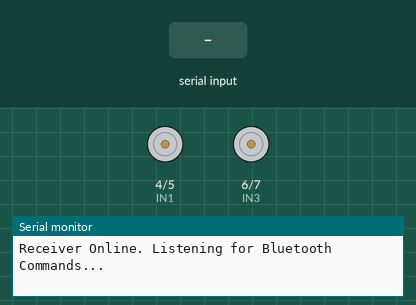
The sketch below on a simulated Arduino Uno, built with avr-gcc and run on an emulated ATmega328P. On the bench: motor-driver pin pairs drawn as motors (green arrow = first pin HIGH = forward, orange = second pin HIGH = backward, longer = more drive, scaled by the enable pin), the last lines printed to the serial monitor. Inputs (shaded band) come from the test bench.

Above: at 1.2 s.
1.3 s: "F" received over the second serial link
At 2.5 s:
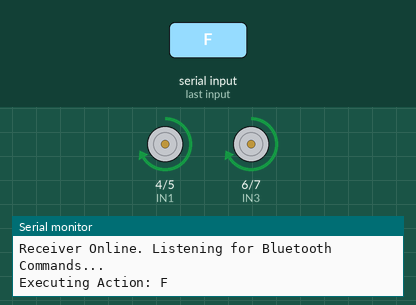
2.8 s: "B" received over the second serial link
At 3.7 s:
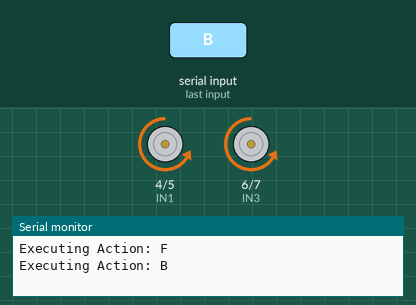
4.3 s: "L" received over the second serial link
At 4.8 s:
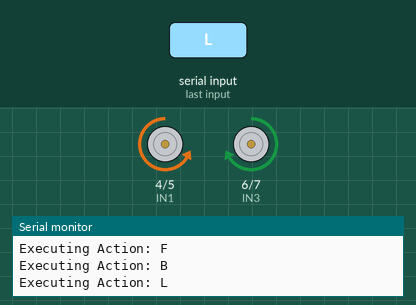
5.8 s: "R" received over the second serial link
At 7.2 s:
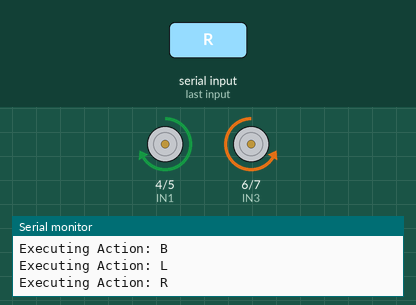
Timing chart, 0 to 8.3 s (numbered marks = the images above; inputs shaded):
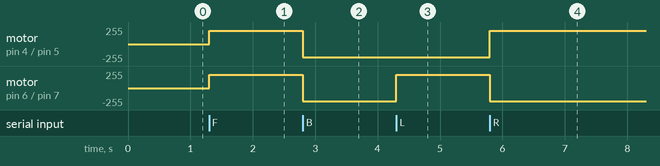

Measured:
- after the input at 1.3 s, motor on pin 4 (IN1) / pin 5 (IN2), motor on pin 6 (IN3) / pin 7 (IN4): stopped → forward 200/255 at once
- after the input at 2.8 s, motor on pin 4 (IN1) / pin 5 (IN2), motor on pin 6 (IN3) / pin 7 (IN4): forward 200/255 → backward 200/255 at once
- after the input at 4.3 s, motor on pin 6 (IN3) / pin 7 (IN4): backward 200/255 → forward 200/255 at once
- after the input at 5.8 s, motor on pin 4 (IN1) / pin 5 (IN2): backward 200/255 → forward 200/255 at once; motor on pin 6 (IN3) / pin 7 (IN4): forward 200/255 → backward 200/255 at once

The sketch:

Car_Receiver.ino
```cpp
#include <SoftwareSerial.h>

// SoftwareSerial setup: RX = Pin 2, TX = Pin 3
SoftwareSerial BT(2, 3);

// L298N Pin Definitions
const int ENA = 9;  // Left Motor Speed (PWM)
const int IN1 = 4;  // Left Motor Direction
const int IN2 = 5;  // Left Motor Direction
const int IN3 = 6;  // Right Motor Direction
const int IN4 = 7;  // Right Motor Direction
const int ENB = 10; // Right Motor Speed (PWM)

// Default speed setting (0 to 255)
int carSpeed = 200;

void setup() {
  pinMode(ENA, OUTPUT);
  pinMode(IN1, OUTPUT);
  pinMode(IN2, OUTPUT);
  pinMode(IN3, OUTPUT);
  pinMode(IN4, OUTPUT);
  pinMode(ENB, OUTPUT);

  stopCar(); // Ensure motors start in an off state

  Serial.begin(9600);
  BT.begin(9600);
  Serial.println("Receiver Online. Listening for Bluetooth Commands...");
}

void loop() {
  if (BT.available()) {
    char command = BT.read();
    Serial.print("Executing Action: ");
    Serial.println(command);

    if (command == 'F') moveForward();
    else if (command == 'B') moveBackward();
    else if (command == 'L') turnLeft();
    else if (command == 'R') turnRight();
    else if (command == 'S') stopCar();
  }
}

void moveForward() {
  analogWrite(ENA, carSpeed);
  digitalWrite(IN1, HIGH);
  digitalWrite(IN2, LOW);
  digitalWrite(IN3, HIGH);
  digitalWrite(IN4, LOW);
  analogWrite(ENB, carSpeed);
}

void moveBackward() {
  analogWrite(ENA, carSpeed);
  digitalWrite(IN1, LOW);
  digitalWrite(IN2, HIGH);
  digitalWrite(IN3, LOW);
  digitalWrite(IN4, HIGH);
  analogWrite(ENB, carSpeed);
}

void turnLeft() {
  analogWrite(ENA, carSpeed);
  digitalWrite(IN1, LOW);
  digitalWrite(IN2, HIGH); // Left side turns backward
  digitalWrite(IN3, HIGH); // Right side turns forward
  digitalWrite(IN4, LOW);
  analogWrite(ENB, carSpeed);
}

void turnRight() {
  analogWrite(ENA, carSpeed);
  digitalWrite(IN1, HIGH); // Left side turns forward
  digitalWrite(IN2, LOW);
  digitalWrite(IN3, LOW);  // Right side turns backward
  digitalWrite(IN4, HIGH);
  analogWrite(ENB, carSpeed);
}

void stopCar() {
  digitalWrite(IN1, LOW);
  digitalWrite(IN2, LOW);
  digitalWrite(IN3, LOW);
  digitalWrite(IN4, LOW);
  analogWrite(ENA, 0);
  analogWrite(ENB, 0);
}
```
